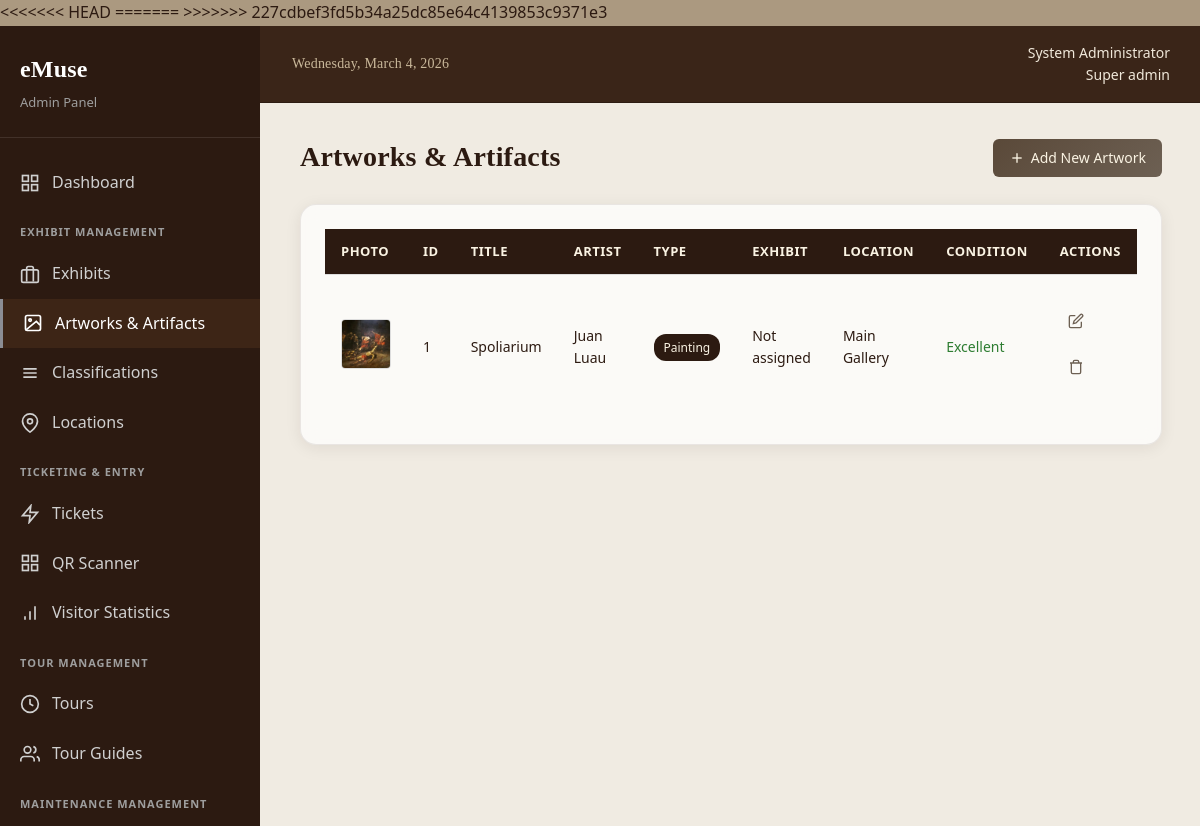
Page /admin/artworks.php (signed in) on the earlier database version.
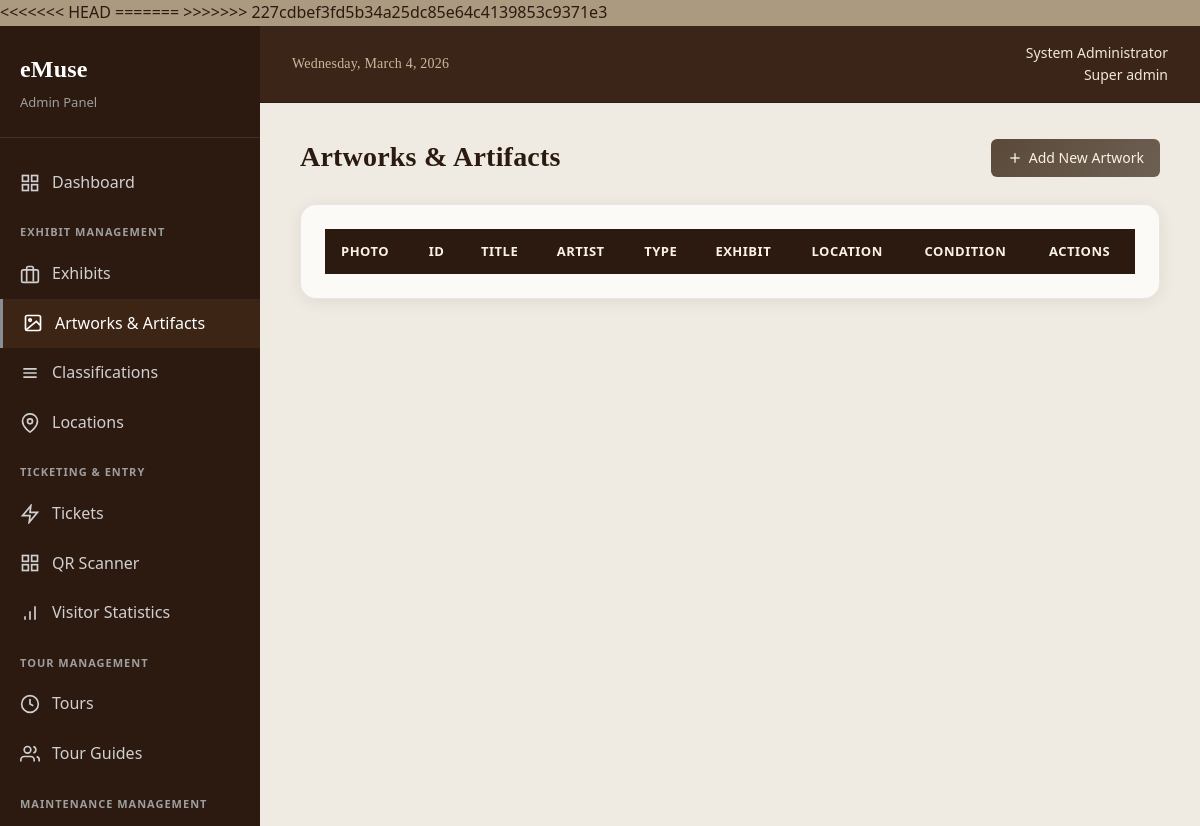
Same page on the later database version.
### tables this page shows
CREATE TABLE IF NOT EXISTS artworks (
    artwork_id INT PRIMARY KEY AUTO_INCREMENT,
    title VARCHAR(200) NOT NULL,
    artist VARCHAR(100),
    type ENUM('painting', 'sculpture', 'artifact', 'photograph', 'other') NOT NULL,
    description TEXT,
    year_created VARCHAR(20),
    exhibit_id INT,
    location_id INT,
    acquisition_date DATE,
    condition_status ENUM('excellent', 'good', 'fair', 'poor') DEFAULT 'good',
    image_path VARCHAR(255),
    created_at TIMESTAMP DEFAULT CURRENT_TIMESTAMP,
    FOREIGN KEY (exhibit_id) REFERENCES exhibits(exhibit_id) ON DELETE SET NULL,
    FOREIGN KEY (location_id) REFERENCES locations(location_id) ON DELETE SET NULL
);

CREATE TABLE IF NOT EXISTS locations (
    location_id INT PRIMARY KEY AUTO_INCREMENT,
    name VARCHAR(100) NOT NULL,
    floor VARCHAR(20),
    capacity INT,
    description TEXT
);

### admin/artworks.php (the view, shortened to what this page needs)
<?php
require_once '../config/config.php';
$artworks = $pdo->query("
    SELECT a.*, e.title as exhibit_title, l.name as location_name
    FROM artworks a
    LEFT JOIN exhibits e ON a.exhibit_id = e.exhibit_id
    LEFT JOIN locations l ON a.location_id = l.location_id
    ORDER BY a.created_at DESC
")->fetchAll();
include 'includes/header.php';
?>
<div class="page-header">
    <h1>Artworks & Artifacts</h1>
    <a href="artwork-form.php" class="btn btn-primary">
        <svg width="16" height="16" viewBox="0 0 24 24" fill="none" stroke="currentColor" stroke-width="2">
            <line x1="12" y1="5" x2="12" y2="19"/>
            <line x1="5" y1="12" x2="19" y2="12"/>
        </svg>
        Add New Artwork
    </a>
</div>
<div class="card">
    <div class="table-responsive">
        <table class="data-table">
            <thead>
                <tr>
                    <th>Photo</th>
                    <th>ID</th>
                    <th>Title</th>
                    <th>Artist</th>
                    <th>Type</th>
                    <th>Exhibit</th>
                    <th>Location</th>
                    <th>Condition</th>
                    <th>Actions</th>
                </tr>
            </thead>
            <tbody>
                <?php foreach ($artworks as $artwork): ?>
                <tr>
                    <td>
                        <?php if (!empty($artwork['image_path'])): ?>
                            <img src="../<?php echo $artwork['image_path']; ?>" alt="<?php echo htmlspecialchars($artwork['title']); ?>"
                                 style="width: 50px; height: 50px; object-fit: cover; border-radius: 4px; border: 1px solid #ddd;">
                        <?php else: ?>
                            <div style="width: 50px; height: 50px; background: #f0f0f0; border-radius: 4px; display: flex; align-items: center; justify-content: center; color: #999; font-size: 12px;">No Image</div>
                        <?php endif; ?>
                    </td>
                    <td><?php echo $artwork['artwork_id']; ?></td>
                    <td><?php echo $artwork['title']; ?></td>
                    <td><?php echo $artwork['artist']; ?></td>
                    <td><span class="badge"><?php echo ucfirst($artwork['type']); ?></span></td>
                    <td><?php echo $artwork['exhibit_title'] ?? 'Not assigned'; ?></td>
                    <td><?php echo $artwork['location_name'] ?? 'Not assigned'; ?></td>
                    <td><span class="condition-<?php echo $artwork['condition_status']; ?>"><?php echo ucfirst($artwork['condition_status']); ?></span></td>
                    <td>
                        <div class="action-buttons">
                            <a href="artwork-form.php?id=<?php echo $artwork['artwork_id']; ?>" class="btn-icon" title="Edit">
                                <svg width="16" height="16" viewBox="0 0 24 24" fill="none" stroke="currentColor" stroke-width="2">
                                    <path d="M11 4H4a2 2 0 0 0-2 2v14a2 2 0 0 0 2 2h14a2 2 0 0 0 2-2v-7"/>
                                    <path d="M18.5 2.5a2.121 2.121 0 0 1 3 3L12 15l-4 1 1-4 9.5-9.5z"/>
                                </svg>
                            </a>
                            <a href="?delete=<?php echo $artwork['artwork_id']; ?>" class="btn-icon btn-danger" onclick="return confirm('Delete this artwork?')" title="Delete">
                                <svg width="16" height="16" viewBox="0 0 24 24" fill="none" stroke="currentColor" stroke-width="2">
                                    <polyline points="3 6 5 6 21 6"/>
                                    <path d="M19 6v14a2 2 0 0 1-2 2H7a2 2 0 0 1-2-2V6m3 0V4a2 2 0 0 1 2-2h4a2 2 0 0 1 2 2v2"/>
                                </svg>
                            </a>
                        </div>
                    </td>
                </tr>
                <?php endforeach; ?>
            </tbody>
        </table>
    </div>
</div>
<?php include 'includes/footer.php'; ?>

Differences in the rows shown:
removed artworks: image_path+title (picture), artwork_id "1", title "Spoliarium", artist "Juan Luau", type "Painting", exhibit_title "Not assigned", location.name "Main Gallery", condition_status "Excellent"
